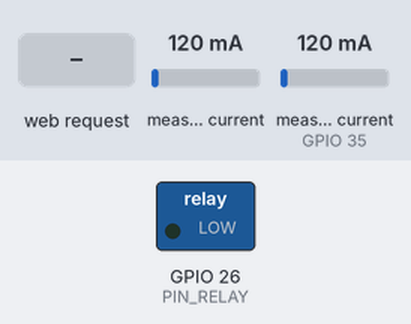
Recording of a sketch running on a simulated ESP32. On the bench: switched loads named in the sketch (green lamp = pin HIGH). Inputs (shaded band) come from the test bench; at power-on: measured current 120 mA, measured current (sensor on GPIO 35) 120 mA. WiFi joins after 1.5 s; servers stay silent unless stated; uploads are accepted with an empty reply; what the sketch prints to the serial monitor is not drawn.

Above: at 2.9 s.
3.0 s: HTTP request GET /liga received
At 3.7 s:
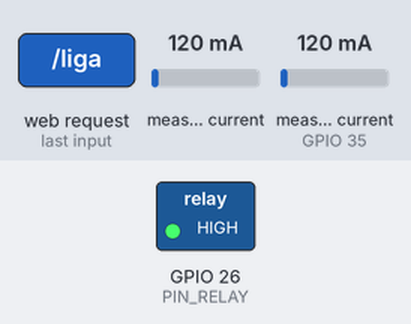
4.5 s: HTTP request GET /desliga received
At 4.9 s:
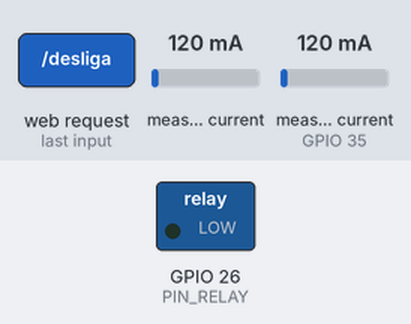
16.8 s: HTTP request GET /liga?plain=1 received
At 17.8 s:
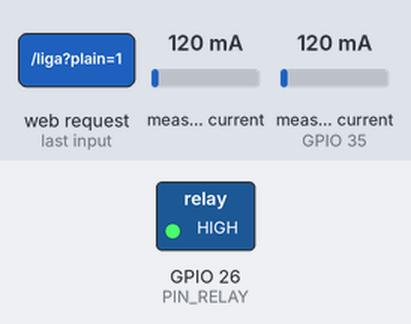
Timing chart, 0 to 19.8 s (numbered marks = the images above; inputs shaded):
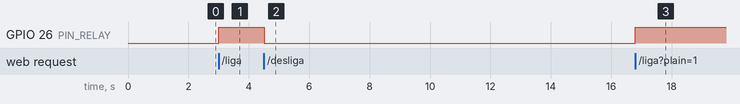

Measured:
- after the input at 3.0 s, GPIO 26 (PIN_RELAY): LOW → HIGH at once
- after the input at 4.5 s, GPIO 26 (PIN_RELAY): HIGH → LOW at once
- after the input at 16.8 s, GPIO 26 (PIN_RELAY): LOW → HIGH at once

The sketch:

main.ino
```cpp
/**************************************************************
 *  Smart Socket – ESP32
 *
 *  • Mede tensão / corrente com EmonLib
 *  • Publica JSON em   POST http://{IP{PORTA}}/api/energy/
 *  • Aceita comando    POST /relay { "state":"on"|"off" }  → liga/desliga relé
 *  • Mantém atalhos    GET /liga  – GET /desliga (debug rápido)
 *************************************************************/

#include <WiFi.h>
#include <EmonLib.h>          // https://github.com/openenergymonitor/EmonLib
#include <ESPAsyncWebServer.h>
#include <HTTPClient.h>

/*─────────────────────────────────────────────
  CONFIGURAÇÕES
─────────────────────────────────────────────*/
const char* SSID     = "iPhone LvLuz";
const char* PASSWORD = "leoverluz";

const char* POST_URL = "http://{IP:{PORTA}}/api/energy/"; // backend Django
const char* DEVICE_ID = "station01";                            // id fixo

const uint32_t SEND_INTERVAL_MS = 15'000; // 15 s

// pinos da placa – altere se necessário
const int PIN_RELAY     = 26;
const int PIN_CORRENTE  = 35;
const int PIN_TENSAO    = 34;

/*─────────────────────────────────────────────
  OBJETOS GLOBAIS
─────────────────────────────────────────────*/
EnergyMonitor emonI;    // corrente
EnergyMonitor emonV;    // tensão
AsyncWebServer server(80);

unsigned long lastSend = 0;

/*─────────────────────────────────────────────
  SETUP
─────────────────────────────────────────────*/
void setup() {
  Serial.begin(115200);
  delay(200);

  // Conexão Wi-Fi
  Serial.printf("Conectando-se a %s ...\n", SSID);
  WiFi.begin(SSID, PASSWORD);
  while (WiFi.status() != WL_CONNECTED) {
    Serial.print('.');
    delay(500);
  }
  Serial.printf("\nWi-Fi conectado! IP: %s\n", WiFi.localIP().toString().c_str());

  // Inicializa sensores (calibrações de exemplo)
  emonI.current(PIN_CORRENTE, 111.1);  // 111.1 = calibração (A / ADC count)
  emonV.voltage(PIN_TENSAO, 260, 1.7); // 260   = calibração (V / ADC count)

  pinMode(PIN_RELAY, OUTPUT);
  digitalWrite(PIN_RELAY, LOW);        // relé OFF no boot

  /*────────── Endpoints HTTP ─────────*/
  // Página rápida de diagnóstico
  server.on("/", HTTP_GET, handleRoot);

  // GET /liga  |  GET /desliga   (atalhos)
  server.on("/liga",    HTTP_GET, [](auto *req){ switchRelay(true);  req->send(200, "text/plain", "on"); });
  server.on("/desliga", HTTP_GET, [](auto *req){ switchRelay(false); req->send(200, "text/plain", "off"); });

  // POST /relay  { "state":"on" } ou { "state":"off" }
  server.on("/relay", HTTP_POST, handleRelay);

  server.begin();
  Serial.println("HTTP server iniciado.");
}

/*─────────────────────────────────────────────
  LOOP
─────────────────────────────────────────────*/
void loop() {
  unsigned long now = millis();
  if (now - lastSend >= SEND_INTERVAL_MS) {
    lastSend = now;
    publishReading();
  }
}

/*─────────────────────────────────────────────
  FUNÇÕES AUXILIARES
─────────────────────────────────────────────*/
void switchRelay(bool on) {
  digitalWrite(PIN_RELAY, on ? HIGH : LOW);
}

void handleRoot(AsyncWebServerRequest *req) {
  double I = emonI.calcIrms(1480);
  double V = emonV.calcIrms(1480);
  double S = V * I;
  double pf = 0.95;              // suposição
  double P = S * pf;
  double Q = sqrt(S * S - P * P);

  String html;
  html += "<h3>Leituras de Energia</h3>";
  html += "Tensão: "; html += V; html += " V<br>";
  html += "Corrente: "; html += I; html += " A<br>";
  html += "Potência Ativa: "; html += P; html += " W<br>";
  html += "Potência Aparente: "; html += S; html += " VA<br>";
  html += "Potência Reativa: "; html += Q; html += " VAR<br>";
  req->send(200, "text/html", html);
}

void handleRelay(AsyncWebServerRequest *req) {
  if (!req->hasParam("plain", true)) {
    req->send(400, "application/json", "{\"error\":\"JSON ausente\"}");
    return;
  }
  String body = req->getParam("plain", true)->value();
  body.toLowerCase();

  if (body.indexOf("\"state\":\"on\"") >= 0) {
    switchRelay(true);
    req->send(200, "application/json", "{\"rele\":\"on\"}");
  } else if (body.indexOf("\"state\":\"off\"") >= 0) {
    switchRelay(false);
    req->send(200, "application/json", "{\"rele\":\"off\"}");
  } else {
    req->send(400, "application/json", "{\"error\":\"use 'on' ou 'off'\"}");
  }
}

void publishReading() {
  // 1. Mede
  double I = emonI.calcIrms(1480);
  double V = emonV.calcIrms(1480);
  double S = V * I;
  double pf = 0.95;
  double P = S * pf;
  double Q = sqrt(S * S - P * P);

  // 2. Monta JSON (compatível com serializer)
  String json = "{";
  json += "\"device_id\":\"";      json += DEVICE_ID; json += "\",";
  json += "\"timestamp_ms\":";    json += millis();  json += ",";
  json += "\"voltage_v\":";       json += String(V, 2); json += ",";
  json += "\"current_a\":";       json += String(I, 2); json += ",";
  json += "\"active_power_w\":";  json += String(P, 2); json += ",";
  json += "\"apparent_power_va\":"; json += String(S, 2); json += ",";
  json += "\"reactive_power_var\":"; json += String(Q, 2);
  json += "}";

  Serial.println("\nPOST -> " + String(POST_URL));
  Serial.println(json);

  // 3. Envia
  if (WiFi.status() == WL_CONNECTED) {
    HTTPClient http;
    http.begin(POST_URL);
    http.addHeader("Content-Type", "application/json");

    int code = http.POST(json);
    if (code > 0)
      Serial.printf("Resposta HTTP: %d\n", code);
    else
      Serial.printf("Erro POST: %s\n", http.errorToString(code).c_str());

    http.end();
  } else {
    Serial.println("Wi-Fi OFF – não enviado.");
  }
}
```
